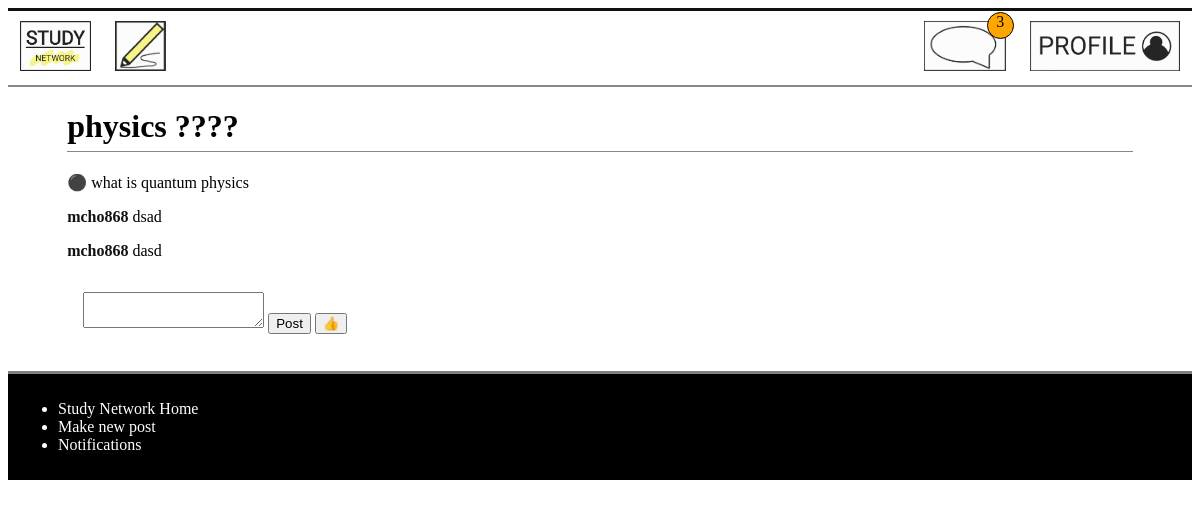
Page /comment/70 (signed in) on the committed database.
### models.py (models this page shows)
class Post(db.Model):
    __tablename__ = 'Post'
    id = db.Column(db.Integer, primary_key=True)
    title = db.Column(db.Text)
    discussion = db.Column(db.Text)
    date = db.Column(db.Integer)
    comments = db.Column(db.Integer)
    user_id = db.Column(db.Integer, db.ForeignKey('User.id'))
    likes = db.Column(db.Integer)
    post_user = db.relationship('User', back_populates='user_post')
    replies_post = db.relationship('Reply', secondary=PostReply, back_populates='posts_reply')
    categories_post = db.relationship('Category', secondary=PostCategory, back_populates='posts_category')
    notifications_post = db.relationship('Notification', back_populates='posts_notification')
    posts = db.relationship('Comment', back_populates='user')

class Comment(db.Model):
    __tablename__ = 'Comment'
    id = db.Column(db.Integer, primary_key=True)
    Post_id = db.Column(db.Integer, db.ForeignKey('Post.id'), nullable = True)
    User_id = db.Column(db.Integer, db.ForeignKey('User.id'), nullable = False)
    comment = db.Column(db.Text, nullable = False)
    user = db.relationship('Post', back_populates='posts')
    post = db.relationship('User', back_populates='users')

class User(db.Model):
    __tablename__ = 'User'
    id = db.Column(db.Integer, primary_key=True)
    username = db.Column(db.Text)
    email = db.Column(db.Text)
    password = db.Column(db.Text)
    user_post = db.relationship('Post', back_populates='post_user')
    notifications_user = db.relationship('Notification', back_populates='users_notification')
    users = db.relationship('Comment', back_populates='post')

### main.py (the view, shortened to what this page needs)
@app.route('/comment/<int:id>', methods=['GET', 'POST'])
def comment(id):
    form = Comment()
    post_info = db.session.query(models.Post).filter_by(id = id).first_or_404()
    user_info = db.session.query(models.User).filter_by(id = session['logged_in_user']).first()
    comments = db.session.query(models.Comment).filter_by(Post_id = id).all()
    notification_info = models.Notification()
    notification_info.user_id = post_info.user_id
    notification_info.sender = user_info.username
    notification_info.post_id = id
    if g.logged_in_user == None:
        return redirect(url_for('signin'))
    elif request.method == 'GET':# display all the comments in the post
        if comments == None:
            return render_template('comment.html', form=form, post_info=post_info)
        else:
            return render_template('comment.html', form=form, comments=comments, post_info=post_info)

### forms.py
class Comment(FlaskForm):
    comment = TextAreaField('Write your comment or reply here')

### main.py (called while the page is built)
@app.context_processor
def notification_processor():
    if  g.logged_in_user:
        num_notification = models.Notification.query.filter_by(user_id = session['logged_in_user']).all()
        if len(num_notification) > 99:
            return dict(num_notification = '99..') #When the number of notification is too big, it just shows 99+.
        else:
            return dict(num_notification = len(num_notification))
    else:
        return dict(num_notification = 'No one is logged in')

@app.before_request
def before_request():
    g.logged_in_user = None
    if 'logged_in_user' in session:
        g.logged_in_user = session['logged_in_user']

### templates/comment.html (shortened to what this page needs)
{% extends 'layout.html' %}
{% block content %}
<main>
<h1>{{post_info.title}}</h1>
<p>⚫ {{ post_info.discussion }}</p>
{% for comment in comments %}
    <p><a class='name'href='/profile/{{comment.post.id}}'><strong>{{comment.post.username}}</strong></a> {{ comment.comment }}</p>
{% endfor %}
<form method='POST' enctype='multipart/form-data'>
    {{ form.comment }}
    <input type='submit' name = post value='Post'>
    <input type='submit' name = like value='👍'>
</form>
</main>
{% endblock %}

### static/css/style.css (style rules this page uses)
a { text-decoration: none; color: #111; }
body main { display: block; max-width: 90%; margin-left: 5%; }
body main h1 { border-bottom: 1px #888 solid; padding-bottom: 0.5%; }
main input { margin-bottom: 2%; }
form { padding: 16px; }

### rows in the picture
Post: title "physics ????", discussion "what is quantum physics"
Comment: post.username "mcho868", comment "dsad"
Comment: post.username "mcho868", comment "dasd"

### other values in the picture
{{ num_notification }} "3"
